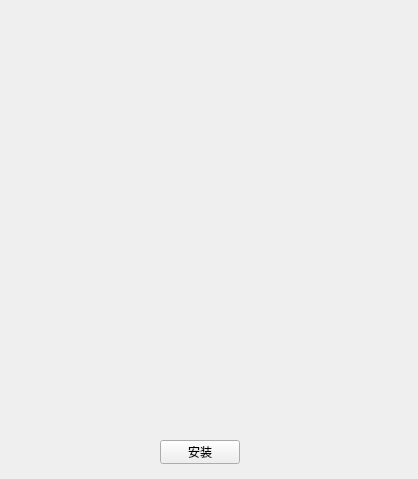
<?xml version="1.0" encoding="UTF-8"?>
<ui version="4.0">
 <class>Main_Form</class>
 <widget class="QWidget" name="Main_Form">
  <property name="geometry">
   <rect>
    <x>0</x>
    <y>0</y>
    <width>418</width>
    <height>479</height>
   </rect>
  </property>
  <property name="windowTitle">
   <string>Form</string>
  </property>
  <widget class="QWidget" name="widget_devices" native="true">
   <property name="geometry">
    <rect>
     <x>0</x>
     <y>0</y>
     <width>411</width>
     <height>201</height>
    </rect>
   </property>
  </widget>
  <widget class="QWidget" name="widget_apk" native="true">
   <property name="geometry">
    <rect>
     <x>0</x>
     <y>200</y>
     <width>411</width>
     <height>231</height>
    </rect>
   </property>
  </widget>
  <widget class="QPushButton" name="pushButton_install">
   <property name="geometry">
    <rect>
     <x>160</x>
     <y>440</y>
     <width>80</width>
     <height>24</height>
    </rect>
   </property>
   <property name="text">
    <string>安装</string>
   </property>
  </widget>
 </widget>
 <resources/>
 <connections/>
</ui>
